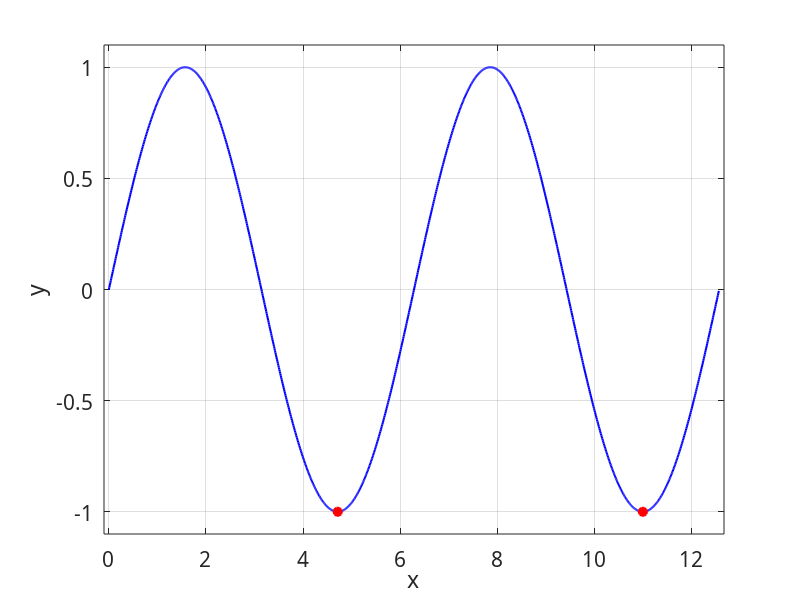

Reproduce this figure in MATLAB. (Note: this script raises an error after producing the figure.)
clc
clear 
close all

%% Plot Setting
line_width = 1.5;    fontsize_labels = 15;
set(0,'DefaultAxesFontName', 'Times New ')
set(0,'DefaultAxesFontSize', fontsize_labels)

%% Plot Function 

x = 0:0.01:4*pi;
y= sin(x);
set(gcf,'color','white')
plot(x,y,'b', 'linewidth',line_width)
hold on
plot(1.5*pi,-1,'or', 'linewidth',line_width,'MarkerFaceColor','r')
plot(3.5*pi,-1,'or', 'linewidth',line_width,'MarkerFaceColor','r')

grid on
xlabel('x')
ylabel('y')
xlim([-0.1, 4*pi+0.1])
%ylim([-10,10])
ylim([-1.1,1.1])

%% compose the optimization problem
import casadi.*

% Part 1
x = SX.sym('x'); 
%Part 2
%obj = exp(0.2*x).*sin(x); 
obj = sin(x);

%Part 3 
g = [];  
P = [];  

% Part 4
OPT_variables = x;  
nlp_prob = struct('f', obj, 'x', OPT_variables, 'g', g, 'p', P);

opts = struct;
opts.ipopt.max_iter = 1000;
opts.ipopt.print_level = 0; 
opts.print_time = 0; 
opts.ipopt.acceptable_tol =1e-8; 
opts.ipopt.acceptable_obj_change_tol = 1e-6; 

solver = nlpsol('solver', 'ipopt', nlp_prob,opts);

% Part 5
args = struct;
args.lbx = 0;   
args.ubx = 4*pi;    
args.lbg = -inf;  
args.ubg = +inf;  
args.p   =  []; 
args.x0  = 2.6*pi; 

sol = solver('x0', args.x0, 'lbx', args.lbx, 'ubx', args.ubx,...
    'lbg', args.lbg, 'ubg', args.ubg,'p',args.p);
%Part 6
x_optimal = full(sol.x)
f_optimal = full(sol.f)     

